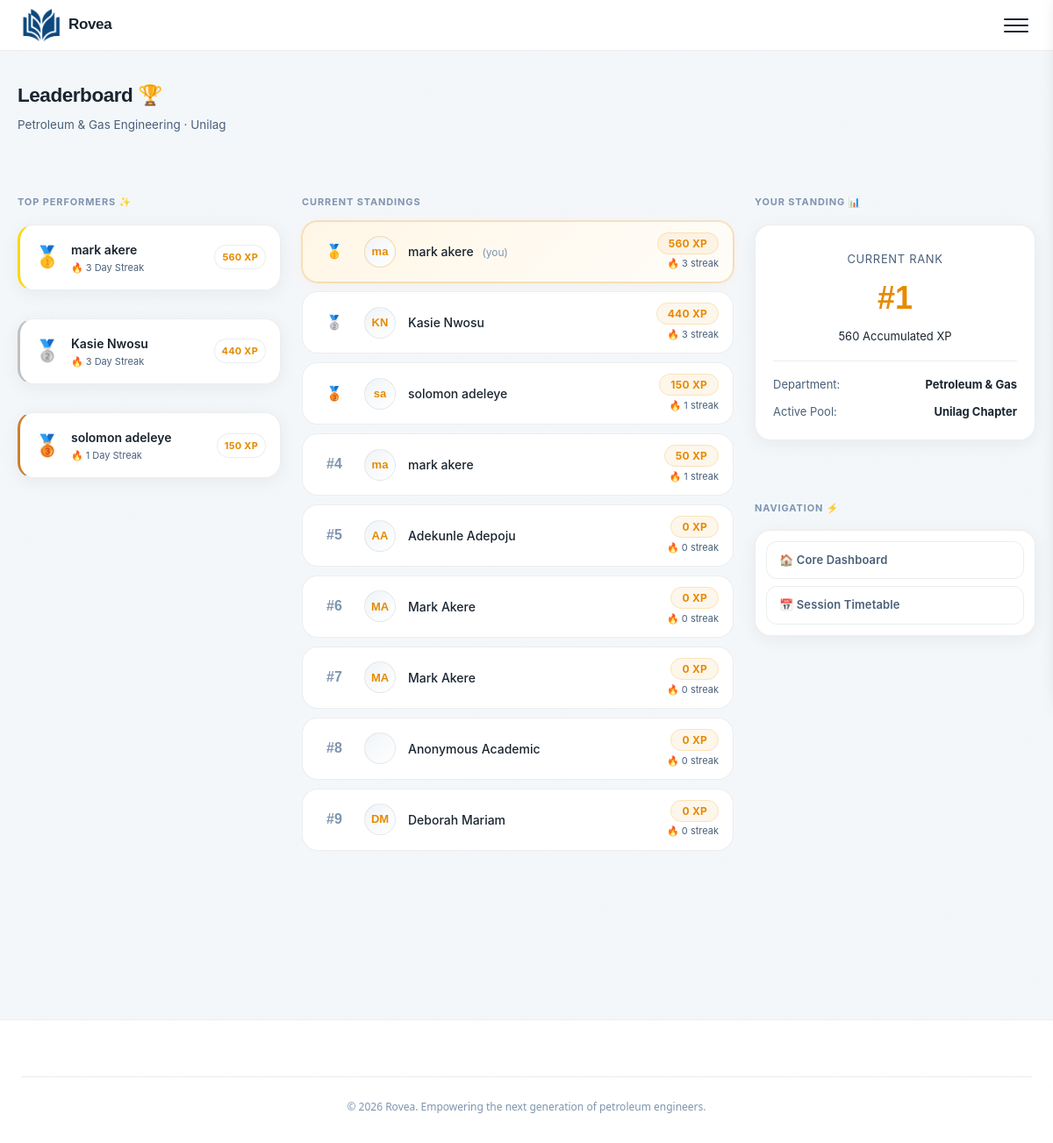
Screenshot of /leaderboard/ (signed in) with the database file from the repository.
### core/models.py (models this page shows, shortened)
class StudentProfile(models.Model):
    user = models.OneToOneField(User, on_delete=models.CASCADE, related_name="profile")
    matric_number = models.CharField(max_length=20, blank=True)
    school = models.CharField(max_length=50, choices=SCHOOL_CHOICES, default="unilag")
    department = models.CharField(max_length=50, choices=DEPARTMENT_CHOICES, default="petroleum")
    level = models.CharField(max_length=3, choices=LEVEL_CHOICES)
    semester = models.CharField(max_length=1, choices=SEMESTER_CHOICES)
    is_staff_member = models.BooleanField(default=False)
    elective_courses = models.ManyToManyField(
        'CourseDefinition',
        blank=True,
        related_name="enrolled_students",
        limit_choices_to={"is_elective": True}
    )
    xp = models.IntegerField(default=0)
    streak = models.IntegerField(default=0)
    last_session_date = models.DateField(null=True, blank=True)
    created_at = models.DateTimeField(auto_now_add=True)
    queue_position = models.IntegerField(default=0)
    queue_date = models.DateField(null=True, blank=True)

### core/views.py (the view)
# urls.py: path("leaderboard/", views.leaderboard_view, name="leaderboard"),
@login_required
def leaderboard_view(request):
    top_students = StudentProfile.objects.select_related("user").order_by("-xp")[:20]
    return render(request, "core/leaderboard.html", {"top_students": top_students})

### templates/core/leaderboard.html (shortened to what this page needs)
{% extends "core/base.html" %}
{% block content %}
<div class="page-container" style="max-width: 1400px; margin: 0 auto;">
  <div class="greeting-section" style="margin-bottom: 2rem; animation: fadeInUp 0.4s cubic-bezier(0.16, 1, 0.3, 1) both;">
    <h2 style="margin-bottom:4px; font-family: 'Space Grotesk', sans-serif; font-weight: 700; letter-spacing: -0.02em;">Leaderboard 🏆</h2>
    <p class="greeting-sub">Petroleum & Gas Engineering · Unilag</p>
  </div>
  <div style="display: grid; grid-template-columns: 300px 1fr 320px; gap: 24px; align-items: start;" class="leaderboard-grid">
    <div class="lb-side-col" style="display: flex; flex-direction: column; gap: 16px; animation: fadeInUp 0.4s cubic-bezier(0.16, 1, 0.3, 1) both; animation-delay: 0.05s;">
      <p class="section-label" style="margin-bottom: 0;">Top Performers ✨</p>
      {% for student in top_students|slice:":3" %}
        <div class="side-widget-card" style="display: flex; align-items: center; gap: 12px; padding: 1rem; position: relative; overflow: hidden; border-left: 3px solid {% if forloop.counter == 1 %}#ffd700{% elif forloop.counter == 2 %}#c0c0c0{% else %}#cd7f32{% endif %};">
          <div style="font-size: 24px; line-height: 1;">
            {% if forloop.counter == 1 %}🥇{% elif forloop.counter == 2 %}🥈{% else %}🥉{% endif %}
          </div>
          <div style="flex: 1; min-width: 0;">
            <div style="font-weight: 600; font-size: 14px; color: var(--text); white-space: nowrap; overflow: hidden; text-overflow: ellipsis;">
              {{ student.user.get_full_name }}
            </div>
            <div style="font-size: 11px; color: var(--text-secondary);">🔥 {{ student.streak }} Day Streak</div>
          </div>
          <span class="xp-badge" style="background: rgba(255,255,255,0.03); border: 1px solid var(--border); font-size: 11px; padding: 4px 8px;">{{ student.xp }} XP</span>
        </div>
      {% endfor %}
    </div>
    <div class="lb-main-col" style="animation: fadeInUp 0.4s cubic-bezier(0.16, 1, 0.3, 1) both; animation-delay: 0.1s;">
      <p class="section-label">Current Standings</p>
      <div class="lb-list" style="display: flex; flex-direction: column; gap: 10px;">
        {% for student in top_students %}
        <div class="lb-row {% if student.user == user %}lb-me{% endif %}"
             style="transition: transform 0.2s cubic-bezier(0.4, 0, 0.2, 1), border-color 0.2s, box-shadow 0.2s; margin-bottom: 0;"
             onmouseenter="this.style.transform='translateY(-2px)'; this.style.borderColor='var(--border-accent)';"
             onmouseleave="this.style.transform='translateY(0)'; this.style.borderColor='var(--border)';">
          <div class="lb-rank" style="font-weight: 600; width: 40px;">
            {% if forloop.counter == 1 %}🥇
            {% elif forloop.counter == 2 %}🥈
            {% elif forloop.counter == 3 %}🥉
            {% else %}#{{ forloop.counter }}
            {% endif %}
          </div>
          <div class="lb-avatar" style="font-family: 'Space Grotesk', sans-serif; font-weight: 600;">
            {{ student.user.first_name.0 }}{{ student.user.last_name.0 }}
          </div>
          <div class="lb-name" style="font-weight: 500;">
  {% if student.user.get_full_name %}
    {{ student.user.get_full_name }}
  {% else %}
    Anonymous Academic
  {% endif %}
  {% if student.user == user %}<span class="you-tag" style="margin-left: 6px;">(you)</span>{% endif %}
</div>
          <div style="text-align:right">
            <span class="xp-badge">{{ student.xp }} XP</span>
            <div style="font-size:11px;color:var(--text-secondary);margin-top:2px">🔥 {{ student.streak }} streak</div>
          </div>
        </div>
        {% empty %}
        <div class="side-widget-card" style="text-align: center; padding: 3rem; color: var(--text-secondary);">
          <p style="margin-bottom: 0;">No students active this semester yet. Complete a learning track session to claim the top spot! 🚀</p>
        </div>
        {% endfor %}
      </div>
    </div>
    <div class="lb-side-col" style="display: flex; flex-direction: column; gap: 16px; animation: fadeInUp 0.4s cubic-bezier(0.16, 1, 0.3, 1) both; animation-delay: 0.15s;">
      <p class="section-label" style="margin-bottom: 0;">Your Standing 📊</p>
      <div class="side-widget-card" style="padding: 1.25rem;">
        {% for student in top_students %}
          {% if student.user == user %}
            <div style="text-align: center; padding: 0.5rem 0 1rem 0; border-bottom: 1px solid var(--border); margin-bottom: 1rem;">
              <div style="font-size: 13px; color: var(--text-secondary); text-transform: uppercase; letter-spacing: 0.05em;">Current Rank</div>
              <div style="font-family: 'Space Grotesk', sans-serif; font-size: 36px; font-weight: 700; color: var(--amber); margin: 4px 0;">
                #{{ forloop.counter }}
              </div>
              <div style="font-size: 13px; color: var(--text);">{{ student.xp }} Accumulated XP</div>
            </div>
          {% endif %}
        {% endfor %}
        <div style="font-size: 13px; display: flex; flex-direction: column; gap: 10px;">
          <div style="display: flex; justify-content: space-between; color: var(--text-secondary);">
            <span>Department:</span>
            <strong style="color: var(--text);">Petroleum & Gas</strong>
          </div>
          <div style="display: flex; justify-content: space-between; color: var(--text-secondary);">
            <span>Active Pool:</span>
            <strong style="color: var(--text);">Unilag Chapter</strong>
          </div>
        </div>
      </div>
      <p class="section-label" style="margin-bottom: 0;">Navigation ⚡</p>
      <div class="side-widget-card" style="display: flex; flex-direction: column; gap: 8px; padding: 12px;">
        <a href="{% url 'dashboard' %}" class="btn btn-white-outline btn-full" style="justify-content: flex-start; font-size: 13px; padding: 10px 14px;">🏠 Core Dashboard</a>
        <a href="{% url 'timetable' %}" class="btn btn-white-outline btn-full" style="justify-content: flex-start; font-size: 13px; padding: 10px 14px;">📅 Session Timetable</a>
      </div>
    </div>
  </div>
</div>
{% endblock %}

### rows the page displays
StudentProfile: user.get_full_name "mark akere", streak "3", xp "560", user.first_name.0 "m", user.last_name.0 "a", shows "(you)"
StudentProfile: user.get_full_name "Kasie Nwosu", streak "3", xp "440", user.first_name.0 "K", user.last_name.0 "N"
StudentProfile: user.get_full_name "solomon adeleye", streak "1", xp "150", user.first_name.0 "s", user.last_name.0 "a"
StudentProfile: user.first_name.0 "m", user.last_name.0 "a", user.get_full_name "mark akere", xp "50", streak "1"
StudentProfile: user.first_name.0 "A", user.last_name.0 "A", user.get_full_name "Adekunle Adepoju", xp "0", streak "0"
StudentProfile: user.first_name.0 "M", user.last_name.0 "A", user.get_full_name "Mark Akere", xp "0", streak "0"
StudentProfile: user.first_name.0 "M", user.last_name.0 "A", user.get_full_name "Mark Akere", xp "0", streak "0"
StudentProfile: shows "Anonymous Academic", xp "0", streak "0"
StudentProfile: user.first_name.0 "D", user.last_name.0 "M", user.get_full_name "Deborah Mariam", xp "0", streak "0"
